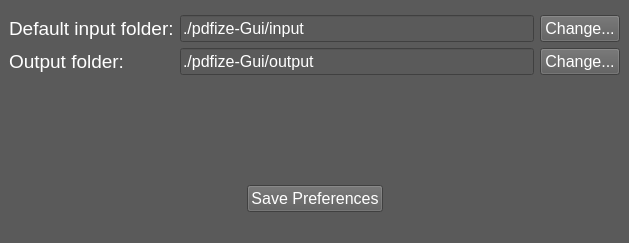
<?xml version="1.0" encoding="UTF-8"?>
<ui version="4.0">
 <class>Settings</class>
 <widget class="QMainWindow" name="Settings">
  <property name="geometry">
   <rect>
    <x>0</x>
    <y>0</y>
    <width>629</width>
    <height>243</height>
   </rect>
  </property>
  <property name="windowTitle">
   <string>PDF Splitter: App Settings</string>
  </property>
  <property name="styleSheet">
   <string notr="true">*:disabled {
	background-color:rgb(30, 30, 30);	
	color: rgb(127, 127, 127);
}
*{
	background-color: rgb(90, 90, 90);
	color: white;
}
QLabel:disabled {
	background-color: rgb(90, 90, 90);
}
QGroupBox{
	border: 1px solid rgb(70, 70, 70);
	margin-top: 1em;
	color: rgb(255, 255, 255);
}
QGroupBox:disabled {
	background-color: rgb(90, 90, 90);
}
QGroupBox::title {
	background-color: rgb(90, 90, 90);
    	top: -0.8em;
    	left: 1em;
}
QMenu::item{
	background-color: rgb(90, 90, 90);
	color: white;
}

QMenuBar::item:selected{
	color: cyan;
}
QMenu::item:selected {
	color: cyan;
}
</string>
  </property>
  <widget class="QWidget" name="centralwidget">
   <layout class="QVBoxLayout" name="verticalLayout">
    <item>
     <layout class="QFormLayout" name="formLayout_2">
      <item row="0" column="1">
       <layout class="QHBoxLayout" name="horizontalLayout_4"/>
      </item>
      <item row="1" column="0">
       <widget class="QLabel" name="lblInput">
        <property name="font">
         <font>
          <pointsize>14</pointsize>
         </font>
        </property>
        <property name="text">
         <string>Default input folder:</string>
        </property>
       </widget>
      </item>
      <item row="1" column="1">
       <layout class="QHBoxLayout" name="horizontalLayout_2">
        <item>
         <widget class="QLineEdit" name="lineEditInput">
          <property name="font">
           <font>
            <pointsize>12</pointsize>
           </font>
          </property>
          <property name="text">
           <string>./pdfize-Gui/input</string>
          </property>
          <property name="frame">
           <bool>true</bool>
          </property>
          <property name="echoMode">
           <enum>QLineEdit::Normal</enum>
          </property>
          <property name="readOnly">
           <bool>true</bool>
          </property>
         </widget>
        </item>
        <item>
         <widget class="QPushButton" name="btnChgInput">
          <property name="sizePolicy">
           <sizepolicy hsizetype="Preferred" vsizetype="Fixed">
            <horstretch>0</horstretch>
            <verstretch>0</verstretch>
           </sizepolicy>
          </property>
          <property name="font">
           <font>
            <pointsize>12</pointsize>
           </font>
          </property>
          <property name="text">
           <string>Change...</string>
          </property>
         </widget>
        </item>
       </layout>
      </item>
      <item row="2" column="0">
       <widget class="QLabel" name="lblOutput">
        <property name="font">
         <font>
          <pointsize>14</pointsize>
         </font>
        </property>
        <property name="text">
         <string>Output folder:</string>
        </property>
       </widget>
      </item>
      <item row="2" column="1">
       <layout class="QHBoxLayout" name="horizontalLayout_3">
        <item>
         <widget class="QLineEdit" name="lineEditOutput">
          <property name="font">
           <font>
            <pointsize>12</pointsize>
           </font>
          </property>
          <property name="text">
           <string>./pdfize-Gui/output</string>
          </property>
          <property name="frame">
           <bool>true</bool>
          </property>
          <property name="echoMode">
           <enum>QLineEdit::Normal</enum>
          </property>
          <property name="readOnly">
           <bool>true</bool>
          </property>
         </widget>
        </item>
        <item>
         <widget class="QPushButton" name="btnChgOutput">
          <property name="sizePolicy">
           <sizepolicy hsizetype="Preferred" vsizetype="Fixed">
            <horstretch>0</horstretch>
            <verstretch>0</verstretch>
           </sizepolicy>
          </property>
          <property name="font">
           <font>
            <pointsize>12</pointsize>
           </font>
          </property>
          <property name="text">
           <string>Change...</string>
          </property>
         </widget>
        </item>
       </layout>
      </item>
     </layout>
    </item>
    <item>
     <layout class="QHBoxLayout" name="horizontalLayout">
      <item>
       <spacer name="horizontalSpacer">
        <property name="orientation">
         <enum>Qt::Horizontal</enum>
        </property>
        <property name="sizeHint" stdset="0">
         <size>
          <width>40</width>
          <height>20</height>
         </size>
        </property>
       </spacer>
      </item>
      <item>
       <widget class="QPushButton" name="btnSavePrefs">
        <property name="sizePolicy">
         <sizepolicy hsizetype="Preferred" vsizetype="Fixed">
          <horstretch>0</horstretch>
          <verstretch>0</verstretch>
         </sizepolicy>
        </property>
        <property name="font">
         <font>
          <pointsize>12</pointsize>
         </font>
        </property>
        <property name="text">
         <string>Save Preferences</string>
        </property>
       </widget>
      </item>
      <item>
       <spacer name="horizontalSpacer_2">
        <property name="orientation">
         <enum>Qt::Horizontal</enum>
        </property>
        <property name="sizeHint" stdset="0">
         <size>
          <width>40</width>
          <height>20</height>
         </size>
        </property>
       </spacer>
      </item>
     </layout>
    </item>
   </layout>
  </widget>
  <widget class="QMenuBar" name="menubar">
   <property name="geometry">
    <rect>
     <x>0</x>
     <y>0</y>
     <width>629</width>
     <height>21</height>
    </rect>
   </property>
  </widget>
  <widget class="QStatusBar" name="statusbar"/>
 </widget>
 <resources/>
 <connections/>
</ui>
